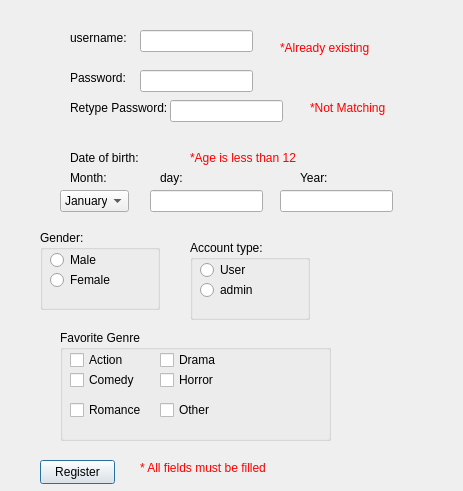
<?xml version="1.0" encoding="UTF-8"?>
<ui version="4.0">
 <class>RegisterWindow</class>
 <widget class="QDialog" name="RegisterWindow">
  <property name="geometry">
   <rect>
    <x>0</x>
    <y>0</y>
    <width>463</width>
    <height>491</height>
   </rect>
  </property>
  <property name="windowTitle">
   <string>Dialog</string>
  </property>
  <widget class="QLabel" name="username">
   <property name="geometry">
    <rect>
     <x>70</x>
     <y>30</y>
     <width>81</width>
     <height>16</height>
    </rect>
   </property>
   <property name="text">
    <string>username: </string>
   </property>
  </widget>
  <widget class="QLineEdit" name="usernamelinedit">
   <property name="geometry">
    <rect>
     <x>140</x>
     <y>30</y>
     <width>113</width>
     <height>22</height>
    </rect>
   </property>
  </widget>
  <widget class="QLabel" name="Password">
   <property name="geometry">
    <rect>
     <x>70</x>
     <y>70</y>
     <width>91</width>
     <height>16</height>
    </rect>
   </property>
   <property name="text">
    <string>Password: </string>
   </property>
  </widget>
  <widget class="QLineEdit" name="passwordeditline">
   <property name="geometry">
    <rect>
     <x>140</x>
     <y>70</y>
     <width>113</width>
     <height>22</height>
    </rect>
   </property>
   <property name="echoMode">
    <enum>QLineEdit::Password</enum>
   </property>
  </widget>
  <widget class="QLabel" name="RetypePassword">
   <property name="geometry">
    <rect>
     <x>70</x>
     <y>100</y>
     <width>141</width>
     <height>16</height>
    </rect>
   </property>
   <property name="text">
    <string>Retype Password:</string>
   </property>
  </widget>
  <widget class="QLineEdit" name="lineEditRetypePassword">
   <property name="geometry">
    <rect>
     <x>170</x>
     <y>100</y>
     <width>113</width>
     <height>22</height>
    </rect>
   </property>
   <property name="echoMode">
    <enum>QLineEdit::Password</enum>
   </property>
  </widget>
  <widget class="QLabel" name="dateofbirth">
   <property name="geometry">
    <rect>
     <x>70</x>
     <y>150</y>
     <width>91</width>
     <height>16</height>
    </rect>
   </property>
   <property name="text">
    <string>Date of birth:</string>
   </property>
  </widget>
  <widget class="QComboBox" name="monthcombobox">
   <property name="geometry">
    <rect>
     <x>60</x>
     <y>190</y>
     <width>69</width>
     <height>22</height>
    </rect>
   </property>
   <item>
    <property name="text">
     <string>January</string>
    </property>
   </item>
   <item>
    <property name="text">
     <string>February</string>
    </property>
   </item>
   <item>
    <property name="text">
     <string>March</string>
    </property>
   </item>
   <item>
    <property name="text">
     <string>April</string>
    </property>
   </item>
   <item>
    <property name="text">
     <string>May</string>
    </property>
   </item>
   <item>
    <property name="text">
     <string>June</string>
    </property>
   </item>
   <item>
    <property name="text">
     <string>July</string>
    </property>
   </item>
   <item>
    <property name="text">
     <string>August</string>
    </property>
   </item>
   <item>
    <property name="text">
     <string>September</string>
    </property>
   </item>
   <item>
    <property name="text">
     <string>October</string>
    </property>
   </item>
   <item>
    <property name="text">
     <string>November</string>
    </property>
   </item>
   <item>
    <property name="text">
     <string>December</string>
    </property>
   </item>
  </widget>
  <widget class="QLabel" name="monthlabel">
   <property name="geometry">
    <rect>
     <x>70</x>
     <y>170</y>
     <width>81</width>
     <height>16</height>
    </rect>
   </property>
   <property name="text">
    <string>Month: </string>
   </property>
  </widget>
  <widget class="QLabel" name="daylabel">
   <property name="geometry">
    <rect>
     <x>160</x>
     <y>170</y>
     <width>49</width>
     <height>16</height>
    </rect>
   </property>
   <property name="text">
    <string>day:</string>
   </property>
  </widget>
  <widget class="QLineEdit" name="daylineedit">
   <property name="geometry">
    <rect>
     <x>150</x>
     <y>190</y>
     <width>113</width>
     <height>22</height>
    </rect>
   </property>
  </widget>
  <widget class="QLabel" name="yearlabel">
   <property name="geometry">
    <rect>
     <x>300</x>
     <y>170</y>
     <width>49</width>
     <height>16</height>
    </rect>
   </property>
   <property name="text">
    <string>Year: </string>
   </property>
  </widget>
  <widget class="QLineEdit" name="yearlineedit">
   <property name="geometry">
    <rect>
     <x>280</x>
     <y>190</y>
     <width>113</width>
     <height>22</height>
    </rect>
   </property>
  </widget>
  <widget class="QGroupBox" name="gendergroupbox">
   <property name="geometry">
    <rect>
     <x>40</x>
     <y>230</y>
     <width>120</width>
     <height>80</height>
    </rect>
   </property>
   <property name="title">
    <string>Gender: </string>
   </property>
   <widget class="QRadioButton" name="maleradiobutton">
    <property name="geometry">
     <rect>
      <x>10</x>
      <y>20</y>
      <width>89</width>
      <height>20</height>
     </rect>
    </property>
    <property name="text">
     <string>Male</string>
    </property>
   </widget>
   <widget class="QRadioButton" name="femaleradioButton">
    <property name="geometry">
     <rect>
      <x>10</x>
      <y>40</y>
      <width>89</width>
      <height>20</height>
     </rect>
    </property>
    <property name="text">
     <string>Female</string>
    </property>
   </widget>
  </widget>
  <widget class="QGroupBox" name="accounttypegroupBox">
   <property name="geometry">
    <rect>
     <x>190</x>
     <y>240</y>
     <width>120</width>
     <height>80</height>
    </rect>
   </property>
   <property name="title">
    <string>Account type: </string>
   </property>
   <widget class="QRadioButton" name="UserradioButton">
    <property name="geometry">
     <rect>
      <x>10</x>
      <y>20</y>
      <width>89</width>
      <height>20</height>
     </rect>
    </property>
    <property name="text">
     <string>User</string>
    </property>
   </widget>
   <widget class="QRadioButton" name="adminradioButton">
    <property name="geometry">
     <rect>
      <x>10</x>
      <y>40</y>
      <width>89</width>
      <height>20</height>
     </rect>
    </property>
    <property name="text">
     <string>admin</string>
    </property>
   </widget>
  </widget>
  <widget class="QGroupBox" name="FavoriteGenreGroupBox">
   <property name="geometry">
    <rect>
     <x>60</x>
     <y>330</y>
     <width>271</width>
     <height>111</height>
    </rect>
   </property>
   <property name="title">
    <string>Favorite Genre</string>
   </property>
   <widget class="QCheckBox" name="actioncheckBox">
    <property name="geometry">
     <rect>
      <x>10</x>
      <y>20</y>
      <width>76</width>
      <height>20</height>
     </rect>
    </property>
    <property name="text">
     <string>Action</string>
    </property>
   </widget>
   <widget class="QCheckBox" name="DramacheckBox">
    <property name="geometry">
     <rect>
      <x>100</x>
      <y>20</y>
      <width>76</width>
      <height>20</height>
     </rect>
    </property>
    <property name="text">
     <string>Drama</string>
    </property>
   </widget>
   <widget class="QCheckBox" name="comedycheckBox">
    <property name="geometry">
     <rect>
      <x>10</x>
      <y>40</y>
      <width>76</width>
      <height>20</height>
     </rect>
    </property>
    <property name="text">
     <string>Comedy</string>
    </property>
   </widget>
   <widget class="QCheckBox" name="horrorcheckBox">
    <property name="geometry">
     <rect>
      <x>100</x>
      <y>40</y>
      <width>76</width>
      <height>20</height>
     </rect>
    </property>
    <property name="text">
     <string>Horror</string>
    </property>
   </widget>
   <widget class="QCheckBox" name="romancecheckBox">
    <property name="geometry">
     <rect>
      <x>10</x>
      <y>70</y>
      <width>76</width>
      <height>20</height>
     </rect>
    </property>
    <property name="text">
     <string>Romance</string>
    </property>
   </widget>
   <widget class="QCheckBox" name="othercheckBox">
    <property name="geometry">
     <rect>
      <x>100</x>
      <y>70</y>
      <width>76</width>
      <height>20</height>
     </rect>
    </property>
    <property name="text">
     <string>Other</string>
    </property>
   </widget>
  </widget>
  <widget class="QPushButton" name="RegisterpushButton">
   <property name="geometry">
    <rect>
     <x>40</x>
     <y>460</y>
     <width>75</width>
     <height>24</height>
    </rect>
   </property>
   <property name="text">
    <string>Register</string>
   </property>
  </widget>
  <widget class="QLabel" name="alreadyexistingerrorlabel">
   <property name="geometry">
    <rect>
     <x>280</x>
     <y>40</y>
     <width>131</width>
     <height>16</height>
    </rect>
   </property>
   <property name="text">
    <string>&lt;html&gt;&lt;head/&gt;&lt;body&gt;&lt;p&gt;&lt;span style=&quot; color:#ff0000;&quot;&gt;*Already existing&lt;/span&gt;&lt;/p&gt;&lt;/body&gt;&lt;/html&gt;</string>
   </property>
  </widget>
  <widget class="QLabel" name="notmatchingerrorlabel">
   <property name="geometry">
    <rect>
     <x>310</x>
     <y>100</y>
     <width>191</width>
     <height>16</height>
    </rect>
   </property>
   <property name="text">
    <string>&lt;html&gt;&lt;head/&gt;&lt;body&gt;&lt;p&gt;&lt;span style=&quot; color:#ff0000;&quot;&gt;*Not Matching&lt;/span&gt;&lt;/p&gt;&lt;/body&gt;&lt;/html&gt;</string>
   </property>
  </widget>
  <widget class="QLabel" name="agelesstan12errorlabel">
   <property name="geometry">
    <rect>
     <x>190</x>
     <y>150</y>
     <width>171</width>
     <height>16</height>
    </rect>
   </property>
   <property name="text">
    <string>&lt;html&gt;&lt;head/&gt;&lt;body&gt;&lt;p&gt;&lt;span style=&quot; color:#ff0000;&quot;&gt;*Age is less than 12&lt;/span&gt;&lt;/p&gt;&lt;/body&gt;&lt;/html&gt;</string>
   </property>
  </widget>
  <widget class="QLabel" name="fieldsnotfielderrorlabel">
   <property name="geometry">
    <rect>
     <x>140</x>
     <y>460</y>
     <width>221</width>
     <height>16</height>
    </rect>
   </property>
   <property name="text">
    <string>&lt;html&gt;&lt;head/&gt;&lt;body&gt;&lt;p&gt;&lt;span style=&quot; color:#ff0000;&quot;&gt;* All fields must be filled&lt;/span&gt;&lt;/p&gt;&lt;/body&gt;&lt;/html&gt;</string>
   </property>
  </widget>
 </widget>
 <resources/>
 <connections/>
</ui>
